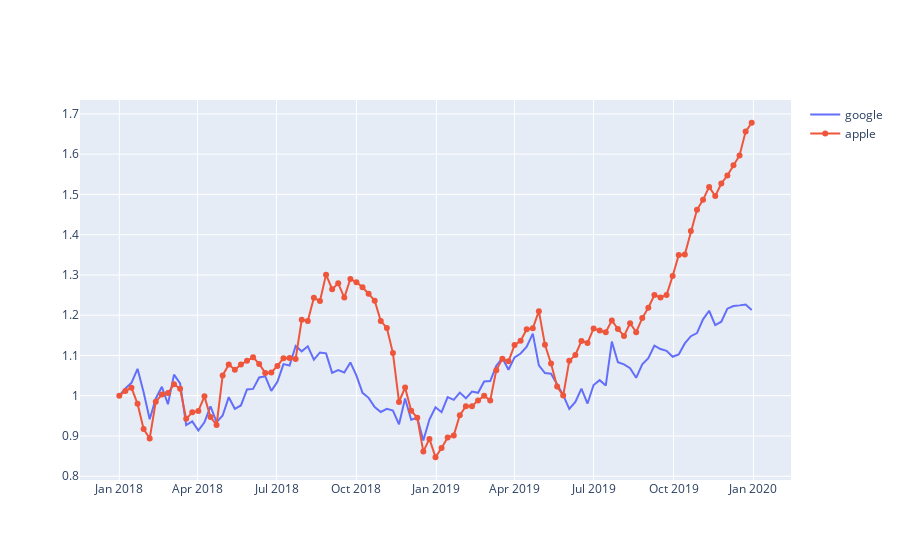

The notebook cell this image was saved under:
### Code cell
fig = go.Figure()
fig.add_trace(go.Scatter(x=df_stocks.date,y=df_stocks.GOOG,mode='lines',name='google'))
fig.add_trace(go.Scatter(x=df_stocks.date,y=df_stocks.AAPL,mode='lines+markers',name='apple'))
